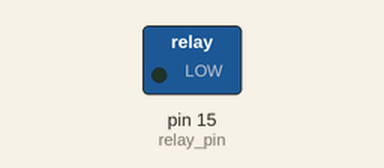
Bench run of a sketch on a simulated Arduino Uno, built with avr-gcc and run on an emulated ATmega328P. On the bench: switched loads named in the sketch (green lamp = pin HIGH).

Above: at 5.0 s.
At 13.0 s:
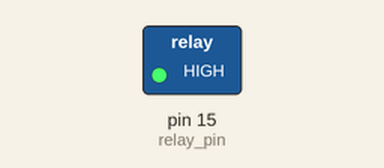
Timing chart, 0 to 21.8 s (numbered marks = the images above):
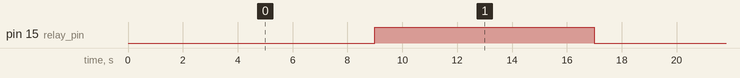

Measured:
- by itself, pin 15 (relay_pin): alternates HIGH for 8.0 s and LOW for 8.0 s

The sketch:

relay_test.ino
```cpp
#include "LowPower.h"

uint8_t relay_pin = 15;
int dellay = 5000;

uint8_t relay_state = 0;

void setup() {
  pinMode(relay_pin, OUTPUT);
  digitalWrite(relay_pin, 0);

  delay(1000);
}

void loop() {

  // * Blink
//  digitalWrite(relay_pin, 1);
//  delay(dellay);
//  digitalWrite(relay_pin, 0);
//  delay(dellay);

  // SLEEP_1S , _2S, _4S, _8S
  LowPower.powerDown(SLEEP_8S, ADC_OFF, BOD_OFF);

  relay_state = !relay_state;
  digitalWrite(relay_pin, relay_state);

  // Eo loop
}
```
